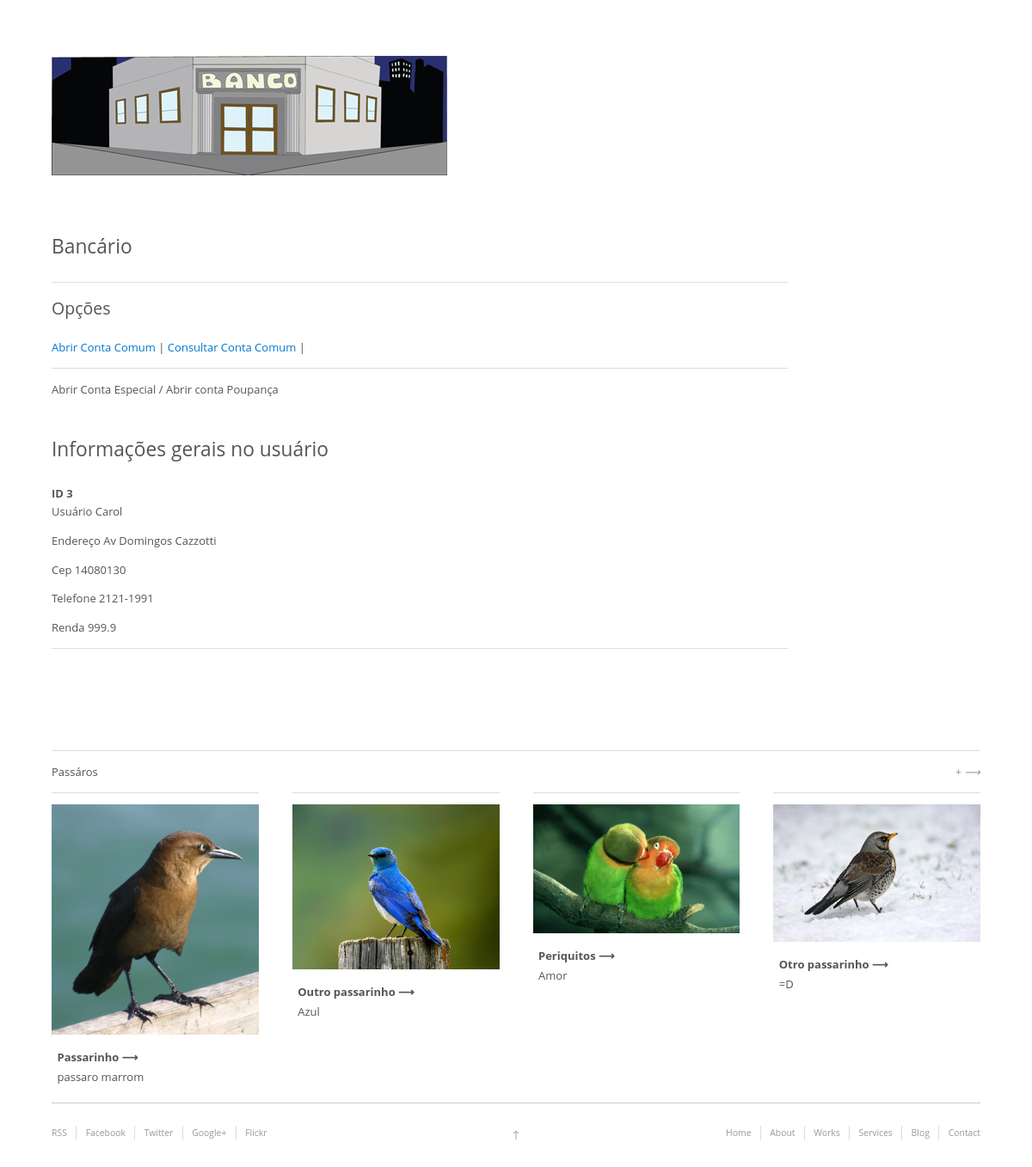
The page / on the database its author committed.
### tables this page shows
CREATE TABLE `pessoa` (
  `id` int(10) unsigned NOT NULL AUTO_INCREMENT,
  `nome` varchar(100) NOT NULL,
  `endereco` varchar(100) NOT NULL,
  `cep` int(10) NOT NULL,
  `telefone` varchar(20) NOT NULL,
  `renda` double NOT NULL,
  `situacao` int(5) NOT NULL,
  PRIMARY KEY (`id`)
);

### index.php (called while the page is built, shortened)
<?php
require_once 'Classes/Pessoa.class.php';
$template = new Smarty();
$template->template_dir = 'Templates';
$template->compile_dir = 'Templates_c';
$template->assign("header", "header.tpl");
$template->assign("footer", "footer.tpl");
$usuario = array(
    'cod' => 200,
    'nome' => 'João',
    'nasc' => date('d/m/Y',  mktime(0,0,0,5,30,1950))
);
$template->assign('user',$usuario);
$pessoa = new Pessoa();
$usuarioID = 3;
$pesquisa = $pessoa->selecionar($usuarioID);
while ($linha = $pesquisa->fetch(PDO::FETCH_ASSOC)) {
    $pessoa->setNome($linha['nome']);
    $pessoa->setEndereco($linha['endereco']);
    $pessoa->setCep($linha['cep']);
    $pessoa->setTelefone($linha['telefone']);
    $pessoa->setRenda($linha['renda']);
    $pessoa->setSituacao($linha['situacao']);
}
$template->assign('id', $usuarioID);
$template->assign('nome', $pessoa->getNome());
$template->assign('endereco', $pessoa->getEndereco());
$template->assign('cep', $pessoa->getCep());
$template->assign('telefone', $pessoa->getTelefone());
$template->assign('renda', $pessoa->getRenda());
$template->display('index.tpl');
?>

### Classes/DBB/Database.php (called while the page is built, shortened)
<?php
class Database {
    protected static $_instance;
    protected $_connection;
    protected $_dns = 'mysql:host=localhost;dbname=bancario';
    protected $_username = 'root';
    protected $_password = '123';
    protected function __construct()
    {
        $this->_connection = new PDO($this->_dns, $this->_username, $this->_password);
    }
    public function getConnection()
    {
        return $this->_connection;
    }
    public static function getInstance()
    {
        if (null === self::$_instance) {
            self::$_instance = new self();
        }
        return self::$_instance;
    }
}
?>

### Classes/Pessoa.class.php (called while the page is built, shortened)
<?php
require_once 'DBB/Database.php';
class Pessoa {
    protected $connection;
    function __construct() {
        $this->DB =  Database::getInstance();
        $this->connection = $this->DB->getConnection();
    }
    public function selecionar($id){
        return $this->connection->query('SELECT * FROM Pessoa WHERE id = ' . $id);
    }
}
?>

### Templates_c/%%45^45E^45E480CD%%index.tpl.php (the view, shortened to what this page needs)
<?php $_smarty_tpl_vars = $this->_tpl_vars;
$this->_tpl_vars = $_smarty_tpl_vars;
 ?>
        <h3>Bancário</h3>
        <hr />
        <h4>Opções</h4>
        <a href="abrir_conta.php?id=<?php echo $this->_tpl_vars['id']; ?>
">Abrir Conta Comum</a> |
        <a href="consultar_conta.php?id=<?php echo $this->_tpl_vars['id']; ?>
">Consultar Conta Comum</a> |
        <hr />
        Abrir Conta Especial / Abrir conta Poupança
        <br />
        <br />
        <br />
        <h3>Informações gerais no usuário</h3>
        <b>ID <?php echo $this->_tpl_vars['id']; ?>
</b>
        <p />
        Usuário <?php echo $this->_tpl_vars['nome']; ?>
        <p />
        Endereço <?php echo $this->_tpl_vars['endereco']; ?>
        <p />
        Cep <?php echo $this->_tpl_vars['cep']; ?>
        <p />
        Telefone <?php echo $this->_tpl_vars['telefone']; ?>
        <p />
        Renda <?php echo $this->_tpl_vars['renda']; ?>
        <hr />

### css/style_1.css (style rules this page uses)
html { font-size: 100%; -webkit-text-size-adjust: 100%; -ms-text-size-adjust: 100%; }
html, button, input, select, textarea { font-family: "Open sans", "Helvetica Neue", "HelveticaNeue", Helvetica, Arial, sans-serif; font-weight: 400; color: #555; font-smooth:always; -webkit-font-smoothing: antialiased; font-smoothing: antialiased; text-shadow: 1px 1px 1px rgba(0,0,0,0.004); }
body { margin: 0; font-size: 13px; line-height: 1.6; }
a { color: #0078CF; font-weight: normal; cursor: pointer; text-decoration: none; transition:color 0.2s ease; -moz-transition:color 0.2s ease; -webkit-transition:color 0.2s ease; -o-transition:color 0.2s ease; }
p { margin: 0 0 1em; }
hr { display:block; height:1px; border:0; border-top:1px solid #ddd; margin:1em 0; padding:0 }
b, strong { font-weight:700 }
h1,h2,h3,h4,h5,h6 { margin:0 0 1em; font-weight: normal; }
h3 { font-size: 1.75em; }
h4 { font-size: 1.5em; }
body { width:100%; background: url(../img/stripes.png) no-repeat 40% 0; }

### rows shown on the page
pessoa: id "3", nome "Carol", endereco "Av Domingos Cazzotti", cep "14080130", telefone "2121-1991", renda "999.9"
